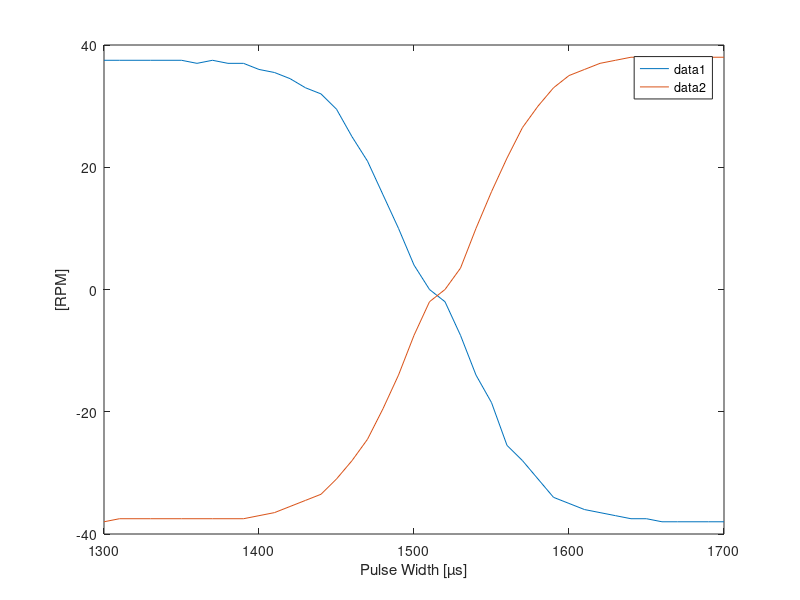

This chart was generated by the following MATLAB code:
close all
clear all

x = linspace(1300,1700,41); %PulseWidth
yr = [37.5 37.5 37.5 37.5 37.5 37.5 37 37.5 37 37 36 35.5 34.5 33 32 29.5 25 21 15.5 10 4 0 -2 -7.5 -14 -18.5 -25.5 -28 -31 -34 -35 -36 -36.5 -37 -37.5 -37.5 -38 -38 -38 -38 -38];
yl = [-38 -37.5 -37.5 -37.5 -37.5 -37.5 -37.5 -37.5 -37.5 -37.5 -37 -36.5 -35.5 -34.5 -33.5 -31 -28 -24.5 -19.5 -14 -7.5 -2 0 3.5 10 16 21.5 26.5 30 33 35 36 37 37.5 38 38 37.5 38 38 38 38];

plot(x, yr)
hold on
plot(x, yl)
legend;
ylabel('[RPM]');
xlabel('Pulse Width [µs]');